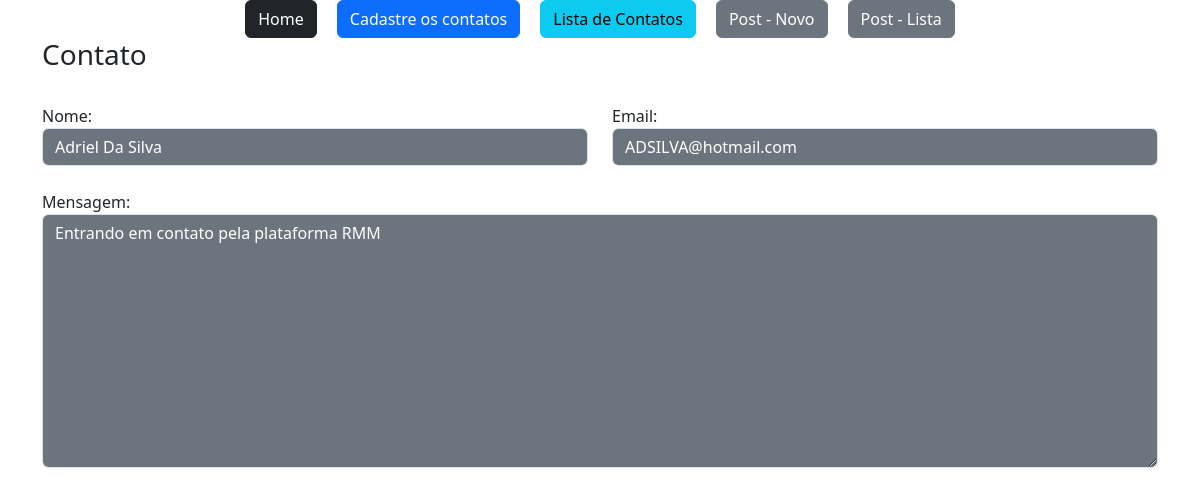
Screenshot of /contato/71 (signed in) with the database file from the repository.
### webpage/models.py (models this page shows)
class Contatos(db.Model):
    id = db.Column(db.Integer, primary_key=True)
    data_de_criacao = db.Column(db.DateTime, default=datetime.utcnow)
    nome = db.Column(db.String, nullable=True)
    email = db.Column(db.String, nullable=True)
    mensagem = db.Column(db.String, nullable=True)
    respondido = db.Column(db.Integer, default=0)

### webpage/views.py (the view)
@app.route('/contato/<int:id>')
@login_required
def contatoDetail(id):
    obj = Contatos.query.get(id)
    return render_template('contato_detail.html', obj= obj)

### webpage/models.py (called while the page is built)
@login_manager.user_loader
def load_user(user_id):
    return User.query.get(user_id)

### webpage/templates/contato_detail.html
{% extends "base.html" %}
{% block content %}
<div class="container ">
    {% include "nav.html" %}
    <div class='row md-4'>
        <h3>Contato</h3>
        <div class='col-md-6 mt-4'>
            Nome:
            <input type='text' value="{{obj.nome}}"class='form-control bg-secondary text-white' readonly>
        </div>
        <div class='col-md-6 mt-4'>
            Email:
            <input type='text' value="{{obj.email}}"class='form-control bg-secondary text-white' readonly>
        </div>
        <div class='col-12 mt-4'>
            Mensagem:
            <textarea type='text' rows='10' value=""class='form-control bg-secondary text-white' readonly>{{obj.mensagem}}</textarea>
        </div>
    </div>
</div>
{% endblock %}

### rows the page displays
Contatos: nome "Adriel Da Silva", email "ADSILVA@hotmail.com", mensagem "Entrando em contato pela plataforma RMM"
